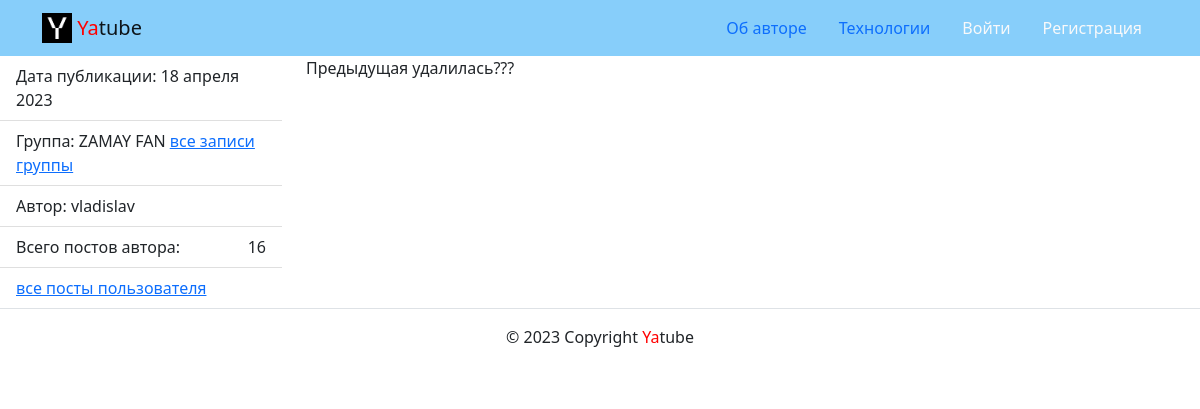
Screenshot of /posts/73/ with the database file from the repository.
### posts/models.py (models this page shows)
class Post(models.Model):
    text = models.TextField()
    pub_date = models.DateTimeField(auto_now_add=True)
    group = models.ForeignKey(
        Group,
        blank=True,
        null=True,
        on_delete=models.SET_NULL,
        related_name='group_posts'
    )
    author = models.ForeignKey(
        User,
        on_delete=models.CASCADE,
        related_name='posts'
    )

class Group(models.Model):
    title = models.CharField(max_length=200)
    slug = models.SlugField(max_length=255, unique=True, null=False)
    description = models.TextField(verbose_name='Описание группы')
    def __str__(self):
        return self.title

### posts/views.py (the view)
# urls.py: path('posts/<int:post_id>/', views.post_detail, name='post_detail'),
def post_detail(request, post_id):
    post = Post.objects.get(pk=post_id)
    user_id = User.objects.get(username=post.author).id
    user_posts = Post.objects.all().filter(author=user_id)
    context = {
        'post': post,
        'count': len(user_posts)
    }
    return render(request, 'posts/post_detail.html', context)

### templates/posts/post_detail.html (shortened to what this page needs)
{% extends 'base.html' %}
{% block content %}
    <main>
      <div class="row">
        <aside class="col-12 col-md-3">
          <ul class="list-group list-group-flush">
            <li class="list-group-item">
              Дата публикации: {{ post.pub_date|date:"d E Y" }}
            </li>
            <li class="list-group-item">
              {% if post.group %}
              Группа: {{ post.group }}
              <a href="{% url 'posts:group_posts' post.group.slug %}">
                все записи группы
              </a>
              {% endif %}
            </li>
            <li class="list-group-item">
              Автор: {{ post.author }}
            </li>
            <li class="list-group-item d-flex justify-content-between align-items-center">
              Всего постов автора:  <span >{{ count }}</span>
            </li>
            <li class="list-group-item">
              <a href="{% url 'posts:profile' post.author %}">
                все посты пользователя
              </a>
            </li>
          </ul>
        </aside>
        <article class="col-12 col-md-9">
          <p>
           {{ post.text }}
          </p>
        </article>
      </div>
    </main>
 {% endblock %}

### rows the page displays
Post: pub_date "18 апреля 2023", group "ZAMAY FAN", author "vladislav", text "Предыдущая удалилась???"

### other values shown
{{ count }} "16"
